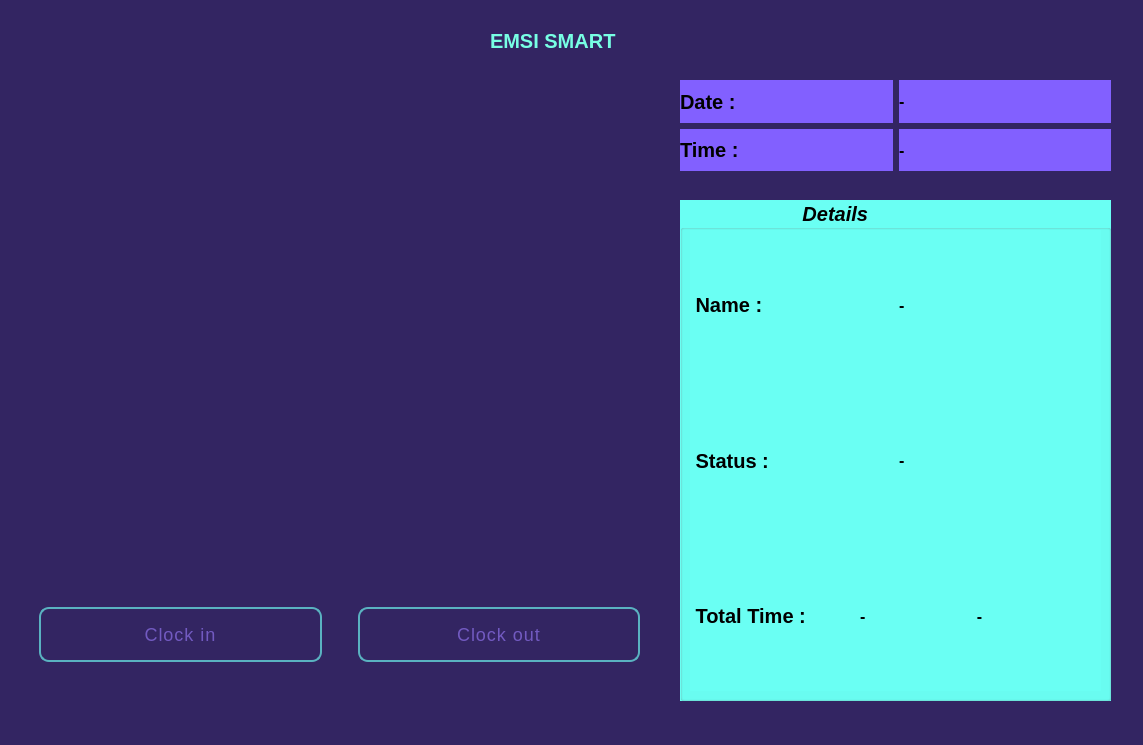
<?xml version="1.0" encoding="UTF-8"?>
<ui version="4.0">
 <class>MainWindow</class>
 <widget class="QMainWindow" name="MainWindow">
  <property name="geometry">
   <rect>
    <x>0</x>
    <y>0</y>
    <width>1143</width>
    <height>745</height>
   </rect>
  </property>
  <property name="windowTitle">
   <string>EMSI SMART VU</string>
  </property>
  <property name="styleSheet">
   <string notr="true">background-color: rgb(51, 37, 98);</string>
  </property>
  <widget class="QWidget" name="centralwidget">
   <widget class="QWidget" name="widget" native="true">
    <property name="geometry">
     <rect>
      <x>20</x>
      <y>80</y>
      <width>640</width>
      <height>480</height>
     </rect>
    </property>
    <property name="minimumSize">
     <size>
      <width>640</width>
      <height>480</height>
     </size>
    </property>
    <property name="maximumSize">
     <size>
      <width>1920</width>
      <height>1080</height>
     </size>
    </property>
   </widget>
   <widget class="QWidget" name="horizontalLayoutWidget">
    <property name="geometry">
     <rect>
      <x>24</x>
      <y>569</y>
      <width>631</width>
      <height>131</height>
     </rect>
    </property>
    <layout class="QHBoxLayout" name="horizontalLayout">
     <item>
      <widget class="QPushButton" name="ClockinButton">
       <property name="font">
        <font>
         <pointsize>-1</pointsize>
         <underline>false</underline>
         <strikeout>false</strikeout>
        </font>
       </property>
       <property name="styleSheet">
        <string notr="true">QPushButton {
  position: relative;
  display: inline-block;
  margin: 15px;
  padding: 15px 30px;
  text-align: center;
  font-size: 18px;
  letter-spacing: 1px;
  text-decoration: none;
  color: #725AC1;
  background: transparent;
  cursor: pointer;
  transition: ease-out 0.5s;
  border: 2px solid #5ab2c1;
  border-radius: 10px;
  box-shadow: inset 0 0 0 0 #725AC1;
}

QPushButton:hover {
  color: rgb(119, 255, 228);;
  box-shadow: inset 0 -100px 0 0 #725AC1;
}

QPushButton:active {
  transform: scale(0.9);
}</string>
       </property>
       <property name="text">
        <string>Clock in</string>
       </property>
       <property name="checkable">
        <bool>true</bool>
       </property>
      </widget>
     </item>
     <item>
      <widget class="QPushButton" name="ClockoutButton">
       <property name="font">
        <font>
         <pointsize>-1</pointsize>
         <underline>false</underline>
         <strikeout>false</strikeout>
        </font>
       </property>
       <property name="styleSheet">
        <string notr="true">QPushButton {
  position: relative;
  display: inline-block;
  margin: 15px;
  padding: 15px 30px;
  text-align: center;
  font-size: 18px;
  letter-spacing: 1px;
  text-decoration: none;
  color: #725AC1;
  background: transparent;
  cursor: pointer;
  transition: ease-out 0.5s;
  border: 2px solid #5ab2c1;
  border-radius: 10px;
  box-shadow: inset 0 0 0 0 #725AC1;
}

QPushButton:hover {
  color: rgb(119, 255, 228);;
  box-shadow: inset 0 -100px 0 0 #725AC1;
}

QPushButton:active {
  transform: scale(0.9);
}</string>
       </property>
       <property name="text">
        <string>Clock out</string>
       </property>
       <property name="checkable">
        <bool>true</bool>
       </property>
      </widget>
     </item>
    </layout>
   </widget>
   <widget class="QGroupBox" name="groupBox">
    <property name="geometry">
     <rect>
      <x>680</x>
      <y>200</y>
      <width>431</width>
      <height>501</height>
     </rect>
    </property>
    <property name="font">
     <font>
      <pointsize>15</pointsize>
      <weight>75</weight>
      <italic>true</italic>
      <bold>true</bold>
      <underline>false</underline>
      <strikeout>false</strikeout>
     </font>
    </property>
    <property name="styleSheet">
     <string notr="true">background-color: rgb(106, 255, 243);</string>
    </property>
    <property name="title">
     <string>                     Details</string>
    </property>
    <widget class="QWidget" name="layoutWidget">
     <property name="geometry">
      <rect>
       <x>10</x>
       <y>30</y>
       <width>411</width>
       <height>461</height>
      </rect>
     </property>
     <layout class="QGridLayout" name="gridLayout_2">
      <item row="0" column="0">
       <layout class="QHBoxLayout" name="horizontalLayout_4">
        <item>
         <widget class="QLabel" name="label_3">
          <property name="font">
           <font>
            <pointsize>15</pointsize>
            <weight>75</weight>
            <bold>true</bold>
           </font>
          </property>
          <property name="text">
           <string> Name :</string>
          </property>
         </widget>
        </item>
        <item>
         <widget class="QLabel" name="Name_label">
          <property name="font">
           <font>
            <pointsize>12</pointsize>
            <weight>75</weight>
            <bold>true</bold>
           </font>
          </property>
          <property name="text">
           <string>-</string>
          </property>
         </widget>
        </item>
       </layout>
      </item>
      <item row="1" column="0">
       <layout class="QHBoxLayout" name="horizontalLayout_5">
        <item>
         <widget class="QLabel" name="label_4">
          <property name="font">
           <font>
            <pointsize>15</pointsize>
            <weight>75</weight>
            <bold>true</bold>
           </font>
          </property>
          <property name="text">
           <string> Status :</string>
          </property>
         </widget>
        </item>
        <item>
         <widget class="QLabel" name="Status_label">
          <property name="font">
           <font>
            <pointsize>12</pointsize>
            <weight>75</weight>
            <bold>true</bold>
           </font>
          </property>
          <property name="text">
           <string>-</string>
          </property>
         </widget>
        </item>
       </layout>
      </item>
      <item row="2" column="0">
       <layout class="QHBoxLayout" name="horizontalLayout_6">
        <item>
         <widget class="QLabel" name="label_5">
          <property name="font">
           <font>
            <pointsize>15</pointsize>
            <weight>75</weight>
            <bold>true</bold>
           </font>
          </property>
          <property name="text">
           <string> Total Time :</string>
          </property>
         </widget>
        </item>
        <item>
         <widget class="QLabel" name="Hours_label">
          <property name="font">
           <font>
            <pointsize>12</pointsize>
            <weight>75</weight>
            <bold>true</bold>
           </font>
          </property>
          <property name="text">
           <string>       -</string>
          </property>
         </widget>
        </item>
        <item>
         <widget class="QLabel" name="Min_label">
          <property name="font">
           <font>
            <pointsize>12</pointsize>
            <weight>75</weight>
            <bold>true</bold>
           </font>
          </property>
          <property name="text">
           <string>  -</string>
          </property>
         </widget>
        </item>
       </layout>
      </item>
     </layout>
    </widget>
   </widget>
   <widget class="QWidget" name="layoutWidget">
    <property name="geometry">
     <rect>
      <x>680</x>
      <y>80</y>
      <width>431</width>
      <height>91</height>
     </rect>
    </property>
    <layout class="QGridLayout" name="gridLayout">
     <item row="0" column="0">
      <layout class="QHBoxLayout" name="horizontalLayout_2">
       <item>
        <widget class="QLabel" name="label">
         <property name="font">
          <font>
           <pointsize>15</pointsize>
           <weight>75</weight>
           <bold>true</bold>
          </font>
         </property>
         <property name="styleSheet">
          <string notr="true">background-color: rgb(130, 96, 255);</string>
         </property>
         <property name="text">
          <string>Date :</string>
         </property>
        </widget>
       </item>
       <item>
        <widget class="QLabel" name="Date_label">
         <property name="font">
          <font>
           <pointsize>12</pointsize>
           <weight>75</weight>
           <bold>true</bold>
          </font>
         </property>
         <property name="styleSheet">
          <string notr="true">background-color: rgb(130, 96, 255);</string>
         </property>
         <property name="text">
          <string>-</string>
         </property>
        </widget>
       </item>
      </layout>
     </item>
     <item row="1" column="0">
      <layout class="QHBoxLayout" name="horizontalLayout_3">
       <item>
        <widget class="QLabel" name="label_2">
         <property name="font">
          <font>
           <pointsize>15</pointsize>
           <weight>75</weight>
           <bold>true</bold>
          </font>
         </property>
         <property name="styleSheet">
          <string notr="true">background-color: rgb(130, 96, 255);</string>
         </property>
         <property name="text">
          <string>Time :</string>
         </property>
        </widget>
       </item>
       <item>
        <widget class="QLabel" name="Time_label">
         <property name="font">
          <font>
           <pointsize>12</pointsize>
           <weight>75</weight>
           <bold>true</bold>
          </font>
         </property>
         <property name="styleSheet">
          <string notr="true">background-color: rgb(130, 96, 255);</string>
         </property>
         <property name="text">
          <string>-</string>
         </property>
        </widget>
       </item>
      </layout>
     </item>
    </layout>
   </widget>
   <widget class="QLabel" name="label_6">
    <property name="geometry">
     <rect>
      <x>490</x>
      <y>30</y>
      <width>161</width>
      <height>21</height>
     </rect>
    </property>
    <property name="font">
     <font>
      <pointsize>15</pointsize>
      <weight>75</weight>
      <bold>true</bold>
     </font>
    </property>
    <property name="styleSheet">
     <string notr="true">color: rgb(119, 255, 228);</string>
    </property>
    <property name="text">
     <string>EMSI SMART</string>
    </property>
   </widget>
  </widget>
  <widget class="QStatusBar" name="statusbar"/>
 </widget>
 <resources/>
 <connections/>
</ui>
